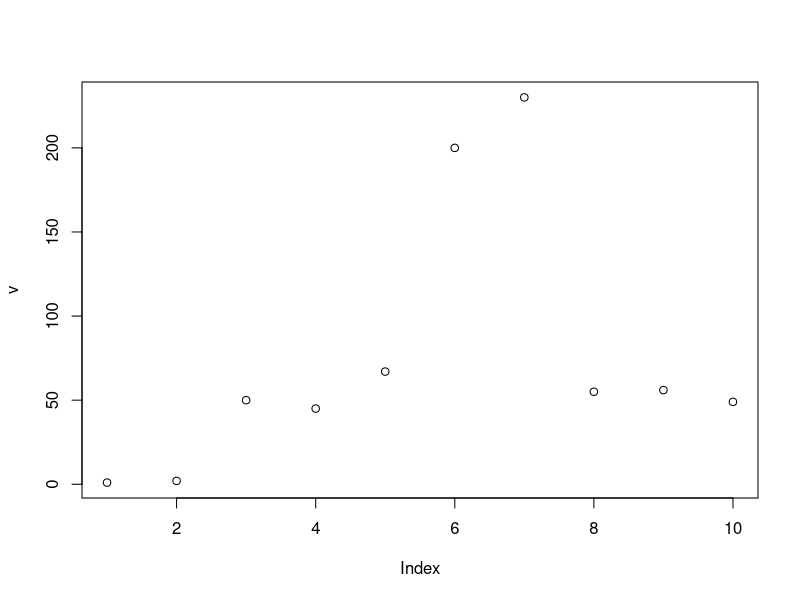
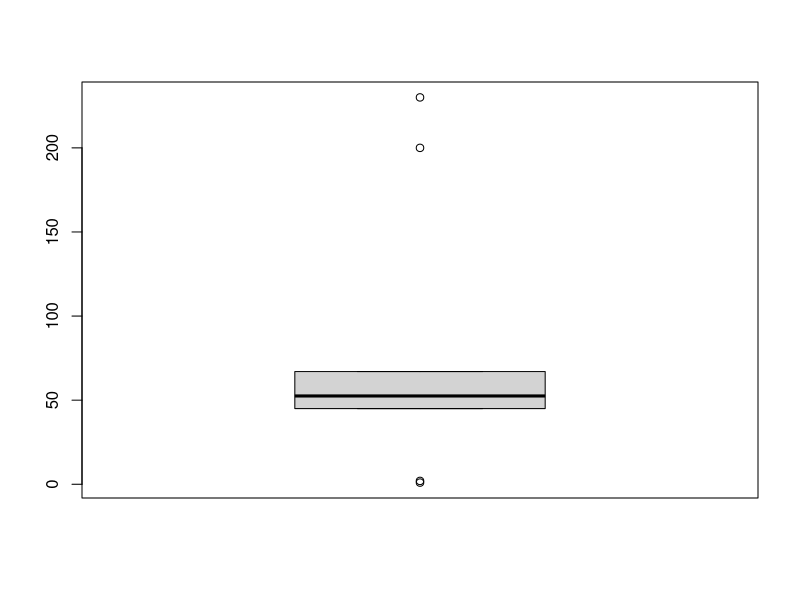

Here is the R script that generated these plots, in order:
## ---- chunk 1
library(tidyr)
library(readr)
library(dplyr)
df <- read.csv("forestfires.csv")
NROW(df)
NROW(df$area[df$area > 0])
NROW(df$rain[df$rain > 0])
NROW(filter(df,  area > 0 & rain > 0))
## ---- chunk 2
options(max.print = 1e7)
print(df[c('month','day','area')],)
## ---- chunk 3
print((filter(df[c('month','day','area')],  area > 0)))
## ---- chunk 4
a <- df
a[c('month', 'temp', 'RH','wind', 'rain', 'area')]  %>% slice_max(area, n = 5)
df <- df %>%
  mutate(fire_occurred = ifelse(area > 0, TRUE,FALSE))
tail(df,10)
## ---- chunk 5
v <- c(1,2,50,45,67,200,230,55,56,49)
plot(v)
boxplot(v)
Q1 <- quantile(v, .25)
Q3 <- quantile(v, .75)
IQR <- IQR(v)
normal_numbers <- subset(v, v > (Q1 - 1.5 * IQR) & v < (Q3 + 1.5 * IQR))
cat("Outliers: ", setdiff(v, normal_numbers))
## ---- chunk 6
library(datasets)
data('iris')
iris %>%
  select(Sepal.Length, Sepal.Width, Petal.Length,Petal.Width)
iris %>%
  filter(Species == "setosa" | Species == "virginica")
